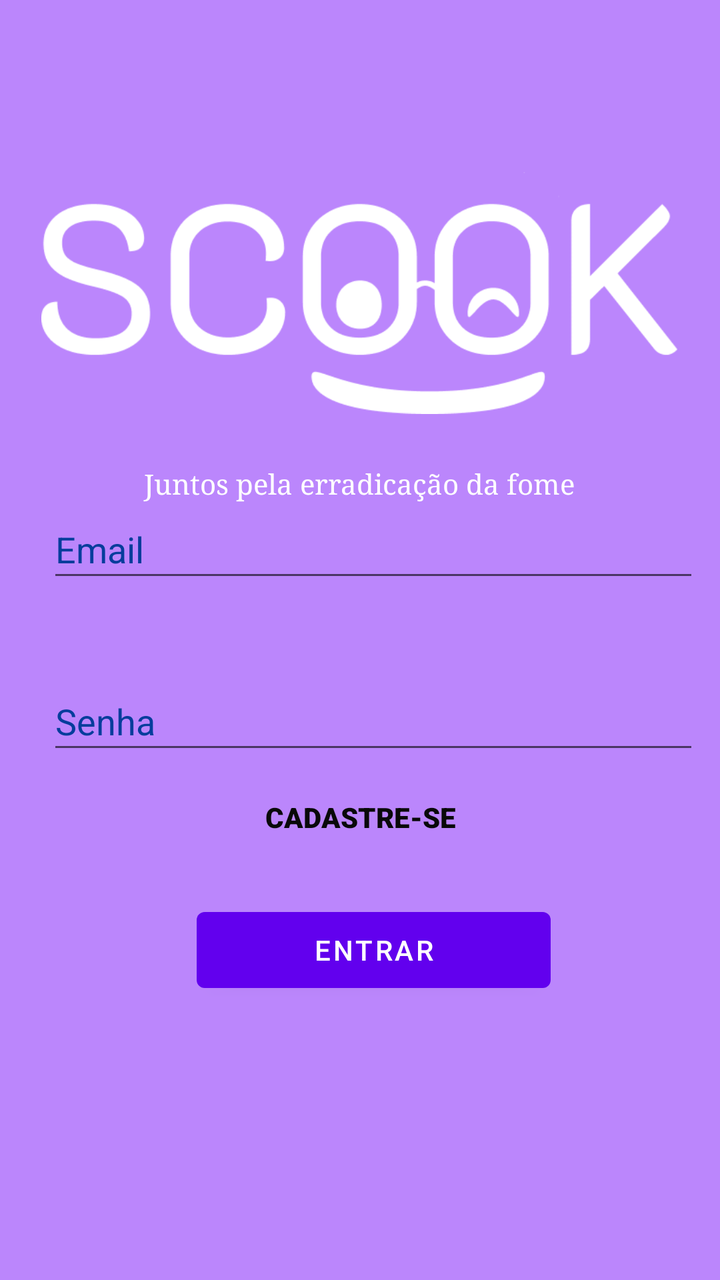
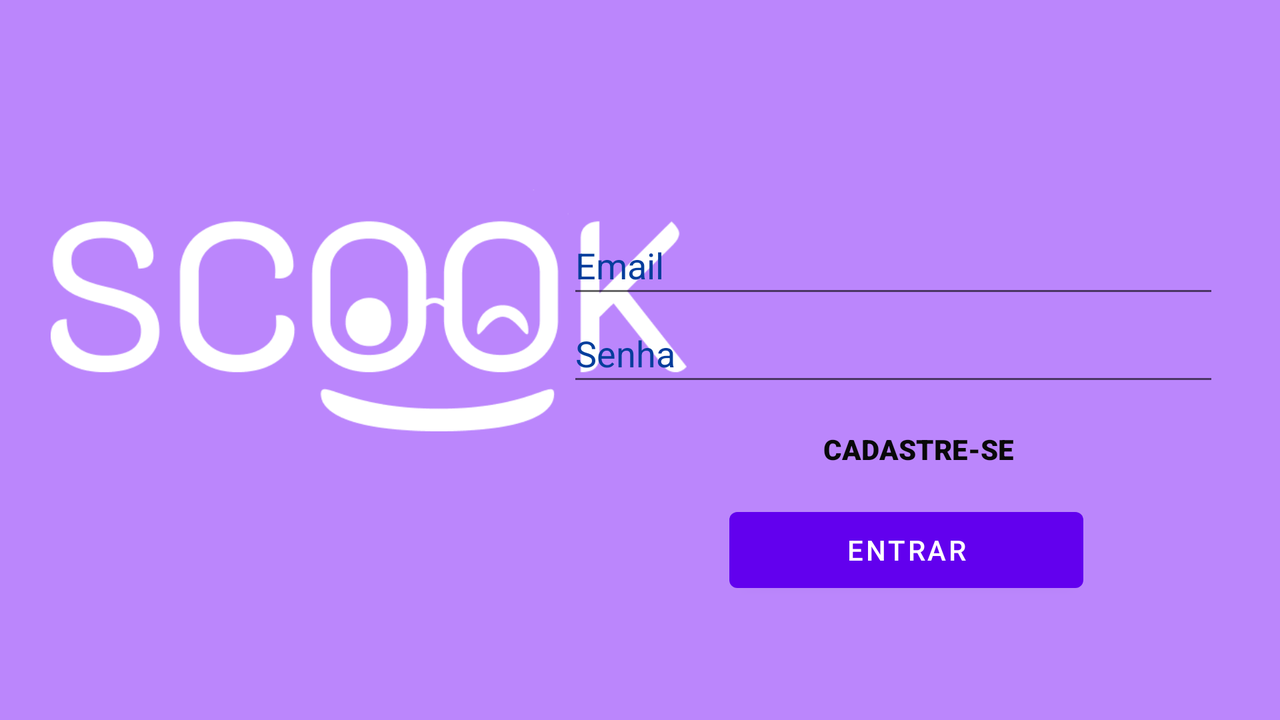

An Android layout and its configuration variant, each rendered on a device that would load it. The default file and the variant file are quoted in full after the pictures.
<!-- AndroidManifest.xml: application theme Theme.SegundaTentativa -->
<!-- res/layout/activity_main.xml -->
<?xml version="1.0" encoding="utf-8"?>
<androidx.constraintlayout.widget.ConstraintLayout xmlns:android="http://schemas.android.com/apk/res/android"
    xmlns:app="http://schemas.android.com/apk/res-auto"
    xmlns:tools="http://schemas.android.com/tools"
    android:layout_width="match_parent"
    android:layout_height="match_parent"
    android:background="@color/purple_200"
    tools:context=".MainActivity">

    <ImageView
        android:id="@+id/img_login"
        android:layout_width="318dp"
        android:layout_height="165dp"
        android:layout_marginTop="64dp"
        app:layout_constraintEnd_toEndOf="parent"
        app:layout_constraintHorizontal_bias="0.494"
        app:layout_constraintStart_toStartOf="parent"
        app:layout_constraintTop_toTopOf="parent"
        app:srcCompat="@drawable/union" />

    <TextView
        android:id="@+id/frase_login"
        android:layout_width="312dp"
        android:layout_height="44dp"
        android:layout_marginTop="12dp"
        android:fontFamily="serif"
        android:text= '@string/h2'
        android:textAlignment="center"
        android:textColor="#FFFFFF"
        android:textSize="14sp"
        app:layout_constraintBottom_toTopOf="@+id/nome_login"
        app:layout_constraintEnd_toEndOf="@+id/img_login"
        app:layout_constraintStart_toStartOf="@+id/img_login"
        app:layout_constraintTop_toBottomOf="@+id/img_login"
        app:layout_constraintVertical_bias="0.25" />

    <EditText
        android:id="@+id/nome_login"
        android:layout_width="326dp"
        android:layout_height="46dp"
        android:layout_marginBottom="40dp"
        android:ems="10"
        android:hint='@string/nome'
        android:inputType="textPersonName"
        android:shadowColor="#FAFAFA"
        android:textColor="#FFFFFF"
        android:textColorHighlight="#FFFCFC"
        android:textColorHint="#053D9C"
        android:textColorLink="#FFFEFE"
        app:layout_constraintBottom_toTopOf="@+id/senha_login"
        app:layout_constraintStart_toStartOf="@+id/frase_login" />

    <EditText
        android:id="@+id/senha_login"
        android:layout_width="326dp"
        android:layout_height="46dp"
        android:layout_marginBottom="68dp"
        android:ems="10"
        android:hint='@string/senha'
        android:inputType="numberPassword"
        android:textColor="#F6F4F4"
        android:textColorHighlight="#FBFBFB"
        android:textColorHint="#053D9C"
        app:layout_constraintBottom_toTopOf="@+id/botao_login"
        app:layout_constraintStart_toStartOf="@+id/nome_login" />

    <Button
        android:id="@+id/botao_login"
        android:layout_width="177dp"
        android:layout_height="50dp"
        android:layout_marginBottom="140dp"
        android:text='@string/btEntra'
        app:layout_constraintBottom_toBottomOf="parent"
        app:layout_constraintEnd_toEndOf="@+id/senha_login"
        app:layout_constraintStart_toStartOf="@+id/senha_login" />

    <TextView
        android:id="@+id/click_cd"
        android:layout_width="139dp"
        android:layout_height="35dp"
        android:fontFamily="sans-serif-black"
        android:text="CADASTRE-SE"
        android:textAlignment="center"
        android:textColor="#090909"
        android:textSize="14sp"
        app:layout_constraintBottom_toTopOf="@+id/botao_login"
        app:layout_constraintEnd_toEndOf="parent"
        app:layout_constraintStart_toStartOf="parent"
        app:layout_constraintTop_toBottomOf="@+id/senha_login"
        app:layout_constraintVertical_bias="0.515" />

</androidx.constraintlayout.widget.ConstraintLayout>
<!-- resources referenced by this layout -->
<resources>
  <!-- drawable union: png bitmap (drawable-normal, 13137 bytes) -->
  <string name="btEntra">Entrar</string>
  <string name="h2">Juntos pela erradicação da fome</string>
  <string name="nome">Email</string>
  <string name="senha">Senha</string>
  <style name="Theme.SegundaTentativa" parent="Theme.MaterialComponents.DayNight.NoActionBar">
          
          <item name="colorPrimary">@color/purple_500</item>
          <item name="colorPrimaryVariant">@color/purple_700</item>
          <item name="colorOnPrimary">@color/white</item>
          
          <item name="colorSecondary">@color/teal_200</item>
          <item name="colorSecondaryVariant">@color/teal_700</item>
          <item name="colorOnSecondary">@color/black</item>
          
          <item name="android:statusBarColor">?attr/colorPrimaryVariant</item>
          
      </style>
</resources>
<!-- res/layout-land/activity_main.xml (the repository's variant of the layout above) -->
<!-- drawn on the phone turned sideways -->
<?xml version="1.0" encoding="utf-8"?>
<androidx.constraintlayout.widget.ConstraintLayout xmlns:android="http://schemas.android.com/apk/res/android"
    xmlns:app="http://schemas.android.com/apk/res-auto"
    xmlns:tools="http://schemas.android.com/tools"
    android:layout_width="match_parent"
    android:layout_height="match_parent"
    android:background="@color/purple_200"
    tools:context=".MainActivity">

    <ImageView
        android:id="@+id/img_login"
        android:layout_width="318dp"
        android:layout_height="165dp"
        app:layout_constraintBottom_toBottomOf="parent"
        app:layout_constraintEnd_toEndOf="parent"
        app:layout_constraintHorizontal_bias="0.079"
        app:layout_constraintStart_toStartOf="parent"
        app:layout_constraintTop_toTopOf="parent"
        app:layout_constraintVertical_bias="0.373"
        app:srcCompat="@drawable/union" />

    <EditText
        android:id="@+id/nome_login"
        android:layout_width="326dp"
        android:layout_height="46dp"
        android:layout_marginTop="108dp"
        android:ems="10"
        android:hint='@string/nome'
        android:inputType="textPersonName"
        android:shadowColor="#FAFAFA"
        android:textColor="#FFFFFF"
        android:textColorHighlight="#FFFCFC"
        android:textColorHint="#053D9C"
        android:textColorLink="#FFFEFE"
        app:layout_constraintEnd_toEndOf="parent"
        app:layout_constraintHorizontal_bias="0.903"
        app:layout_constraintStart_toStartOf="parent"
        app:layout_constraintTop_toTopOf="parent" />

    <EditText
        android:id="@+id/senha_login"
        android:layout_width="326dp"
        android:layout_height="46dp"
        android:layout_marginBottom="52dp"
        android:ems="10"
        android:hint='@string/senha'
        android:inputType="numberPassword"
        android:textColor="#F6F4F4"
        android:textColorHighlight="#FBFBFB"
        android:textColorHint="#053D9C"
        app:layout_constraintBottom_toTopOf="@+id/botao_login"
        app:layout_constraintEnd_toEndOf="@+id/nome_login"
        app:layout_constraintHorizontal_bias="1.0"
        app:layout_constraintStart_toStartOf="@+id/nome_login" />

    <Button
        android:id="@+id/botao_login"
        android:layout_width="177dp"
        android:layout_height="50dp"
        android:layout_marginBottom="60dp"
        android:text='@string/btEntra'
        app:layout_constraintBottom_toBottomOf="parent"
        app:layout_constraintEnd_toEndOf="@+id/senha_login"
        app:layout_constraintHorizontal_bias="0.543"
        app:layout_constraintStart_toStartOf="@+id/senha_login" />

    <TextView
        android:id="@+id/click_cd"
        android:layout_width="139dp"
        android:layout_height="35dp"
        android:fontFamily="sans-serif-black"
        android:text="CADASTRE-SE"
        android:textAlignment="center"
        android:textColor="#090909"
        android:textSize="14sp"
        app:layout_constraintBottom_toTopOf="@+id/botao_login"
        app:layout_constraintEnd_toEndOf="parent"
        app:layout_constraintHorizontal_bias="0.778"
        app:layout_constraintStart_toStartOf="parent"
        app:layout_constraintTop_toBottomOf="@+id/senha_login"
        app:layout_constraintVertical_bias="1.0" />

</androidx.constraintlayout.widget.ConstraintLayout>
<!-- resources referenced by the variant -->
<!-- as the phone turned sideways resolves them -->
<resources>
  <!-- drawable union: png bitmap (drawable-normal, 13137 bytes) -->
  <string name="btEntra">Entrar</string>
  <string name="nome">Email</string>
  <string name="senha">Senha</string>
  <style name="Theme.SegundaTentativa" parent="Theme.MaterialComponents.DayNight.NoActionBar">
          
          <item name="colorPrimary">@color/purple_500</item>
          <item name="colorPrimaryVariant">@color/purple_700</item>
          <item name="colorOnPrimary">@color/white</item>
          
          <item name="colorSecondary">@color/teal_200</item>
          <item name="colorSecondaryVariant">@color/teal_700</item>
          <item name="colorOnSecondary">@color/black</item>
          
          <item name="android:statusBarColor">?attr/colorPrimaryVariant</item>
          
      </style>
</resources>
